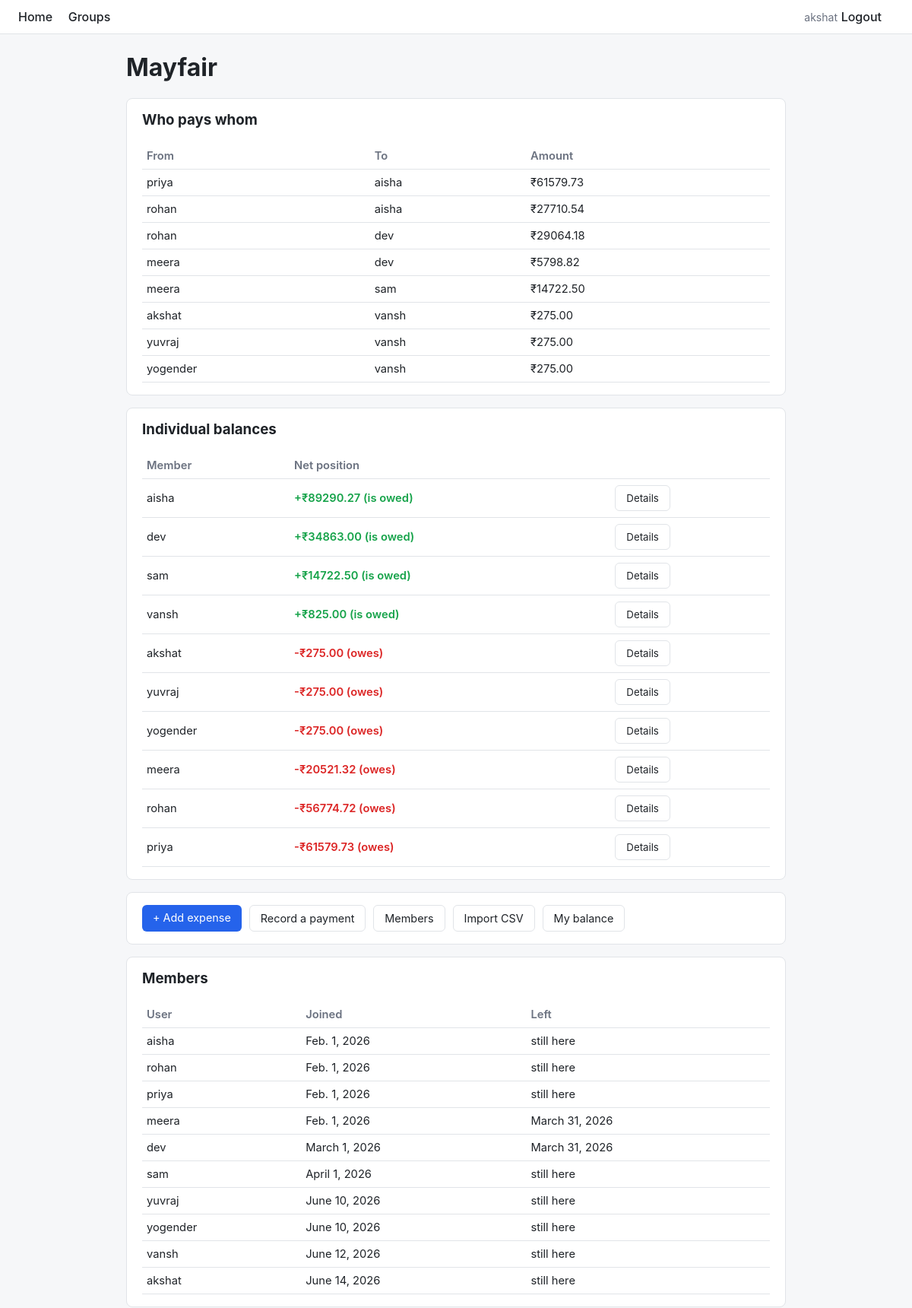
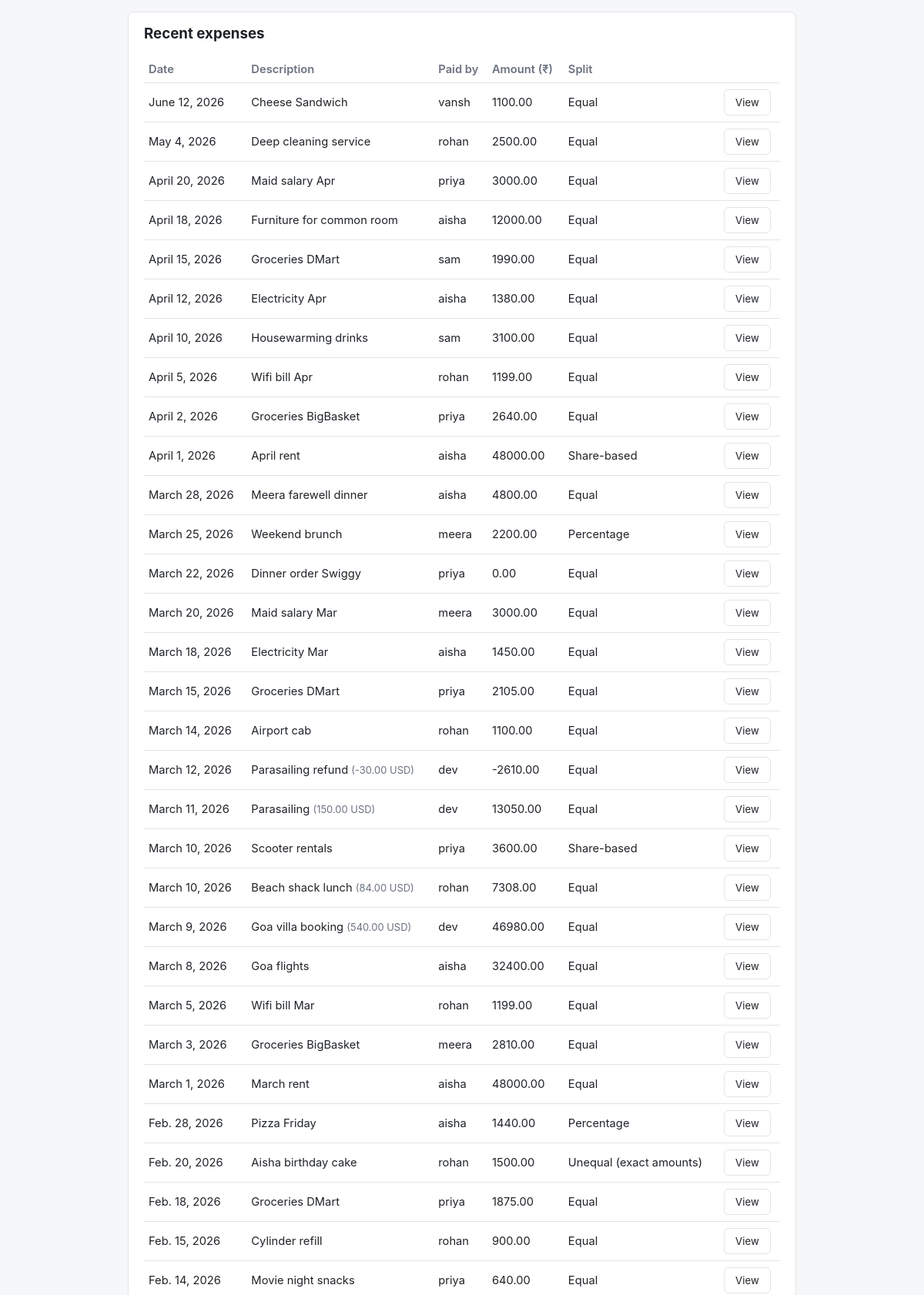
Page /groups/1/ (signed in, upper part) on the committed database (2 pictures, top to bottom).
### expenses/models.py (models this page shows, shortened)
class Group(models.Model):
    name = models.CharField(max_length=120)
    created_by = models.ForeignKey(User, on_delete=models.CASCADE, related_name='groups_created')
    created_at = models.DateTimeField(auto_now_add=True)

class GroupMembership(models.Model):
    group = models.ForeignKey(Group, on_delete=models.CASCADE, related_name='memberships')
    user = models.ForeignKey(User, on_delete=models.CASCADE, related_name='group_memberships')
    joined_on = models.DateField()
    left_on = models.DateField(null=True, blank=True)
    class Meta:
        unique_together = ('group', 'user', 'joined_on')

class Expense(models.Model):
    group = models.ForeignKey(Group, on_delete=models.CASCADE, related_name='expenses')
    description = models.CharField(max_length=255)
    paid_by = models.ForeignKey(User, on_delete=models.CASCADE, related_name='expenses_paid')
    date = models.DateField()
    split_type = models.CharField(max_length=20, choices=SPLIT_TYPE_CHOICES, default='equal')
    amount_inr = models.DecimalField(max_digits=12, decimal_places=2)
    original_amount = models.DecimalField(max_digits=12, decimal_places=2)
    original_currency = models.CharField(max_length=10, default='INR')
    fx_rate_to_inr = models.DecimalField(max_digits=10, decimal_places=4, default=1)
    notes = models.TextField(blank=True, default='')
    created_by = models.ForeignKey(User, on_delete=models.SET_NULL, null=True, related_name='expenses_created')
    created_at = models.DateTimeField(auto_now_add=True)
    is_refund = models.BooleanField(default=False)
    source_import_row = models.ForeignKey(
        'ImportRow', on_delete=models.SET_NULL, null=True, blank=True, related_name='created_expenses'
    )

### expenses/views.py (the view)
# urls.py: path('groups/<int:pk>/', views.group_detail, name='group_detail'),
@login_required
def group_detail(request, pk):
    group = get_object_or_404(Group, pk=pk)
    summary = get_group_balance_summary(group)
    memberships = group.memberships.select_related('user').order_by('joined_on')
    expenses = Expense.objects.filter(group=group).select_related('paid_by').prefetch_related('shares__user').order_by('-date', '-id')[:50]
    settlements = Settlement.objects.filter(group=group).select_related('paid_by', 'paid_to').order_by('-date')[:20]
    return render(request, 'expenses/group_detail.html', {
        'group': group,
        'summary': summary,
        'memberships': memberships,
        'expenses': expenses,
        'settlements': settlements,
    })

### expenses/balances.py (called while the page is built)
def compute_group_balances(group):
    net = defaultdict(Decimal)
    expenses = Expense.objects.filter(group=group).prefetch_related('shares__user', 'paid_by')
    for expense in expenses:
        net[expense.paid_by_id] += expense.amount_inr
        for share in expense.shares.all():
            net[share.user_id] -= share.share_amount_inr
    settlements = Settlement.objects.filter(group=group)
    for settlement in settlements:
        net[settlement.paid_by_id] += settlement.amount_inr
        net[settlement.paid_to_id] -= settlement.amount_inr
    return net

def get_group_balance_summary(group):
    from django.contrib.auth.models import User
    net = compute_group_balances(group)
    member_ids = set(net.keys())
    users_by_id = {u.id: u for u in User.objects.filter(id__in=member_ids)}
    member_balances = []
    for user_id, amount in net.items():
        amount = amount.quantize(Decimal('0.01'))
        if amount == Decimal('0.00'):
            continue
        member_balances.append({
            'user': users_by_id.get(user_id),
            'net': amount,
        })
    member_balances.sort(key=lambda x: -x['net'])
    transactions = simplify_debts(net, users_by_id)
    return {
        'member_balances': member_balances,
        'transactions': transactions,
    }

### expenses/templates/expenses/group_detail.html (shortened to what this page needs)
{% extends "base.html" %}
{% block content %}
<h1>{{ group.name }}</h1>
<div class="card">
    <h3>Who pays whom</h3>
    {% if summary.transactions %}
        <table>
            <tr><th>From</th><th>To</th><th>Amount</th></tr>
            {% for t in summary.transactions %}
            <tr>
                <td>{{ t.from_user.username }}</td>
                <td>{{ t.to_user.username }}</td>
                <td>₹{{ t.amount }}</td>
            </tr>
            {% endfor %}
        </table>
    {% else %}
        <p class="muted">Everyone is settled up.</p>
    {% endif %}
</div>
<div class="card">
    <h3>Individual balances</h3>
    <table>
        <tr><th>Member</th><th>Net position</th><th></th></tr>
        {% for mb in summary.member_balances %}
        <tr>
            <td>{{ mb.user.username }}</td>
            <td>
                {% if mb.net > 0 %}
                    <span class="positive">+₹{{ mb.net }} (is owed)</span>
                {% else %}
                    <span class="negative">-₹{{ mb.net|floatformat:2|cut:"-" }} (owes)</span>
                {% endif %}
            </td>
            <td><a class="btn secondary" href="{% url 'expenses:balance_detail' group.pk %}?user={{ mb.user.id }}">Details</a></td>
        </tr>
        {% endfor %}
    </table>
</div>
<div class="card">
    <div style="display:flex; gap:10px; flex-wrap:wrap;">
        <a class="btn" href="{% url 'expenses:expense_create' group.pk %}">+ Add expense</a>
        <a class="btn secondary" href="{% url 'expenses:settlement_create' group.pk %}">Record a payment</a>
        <a class="btn secondary" href="{% url 'expenses:group_members' group.pk %}">Members</a>
        <a class="btn secondary" href="{% url 'expenses:import_csv' group.pk %}">Import CSV</a>
        <a class="btn secondary" href="{% url 'expenses:balance_detail' group.pk %}">My balance</a>
    </div>
</div>
<div class="card">
    <h3>Members</h3>
    <table>
        <tr><th>User</th><th>Joined</th><th>Left</th></tr>
        {% for m in memberships %}
        <tr>
            <td>{{ m.user.username }}</td>
            <td>{{ m.joined_on }}</td>
            <td>{{ m.left_on|default:"still here" }}</td>
        </tr>
        {% endfor %}
    </table>
</div>
<div class="card">
    <h3>Recent expenses</h3>
    <table>
        <tr><th>Date</th><th>Description</th><th>Paid by</th><th>Amount (₹)</th><th>Split</th><th></th></tr>
        {% for e in expenses %}
        <tr>
            <td>{{ e.date }}</td>
            <td>{{ e.description }}{% if e.original_currency != "INR" %} <span class="muted">({{ e.original_amount }} {{ e.original_currency }})</span>{% endif %}</td>
            <td>{{ e.paid_by.username }}</td>
            <td>{{ e.amount_inr }}</td>
            <td>{{ e.get_split_type_display }}</td>
            <td><a class="btn secondary" href="{% url 'expenses:expense_detail' group.pk e.id %}">View</a></td>
        </tr>
        {% endfor %}
    </table>
</div>
{% endblock %}

### templates/base.html (shortened to what this page needs)
<!DOCTYPE html>
<html lang="en">
<head>
</head>
<body>
<nav>
    <div>
        <a href="{% url 'expenses:dashboard' %}">Home</a>
        {% if user.is_authenticated %}
            <a href="{% url 'expenses:group_list' %}">Groups</a>
        {% endif %}
    </div>
    <div>
        {% if user.is_authenticated %}
            <span class="muted">{{ user.username }}</span>
            <a href="{% url 'accounts:logout' %}">Logout</a>
        {% else %}
            <a href="{% url 'accounts:login' %}">Login</a>
            <a href="{% url 'accounts:signup' %}">Sign up</a>
        {% endif %}
    </div>
</nav>
<div class="container">
    {% block content %}{% endblock %}
</div>
</body>
</html>

### templates/base.html (style rules this page uses)
:root { --bg: #f6f7f9; --card: #ffffff; --border: #e1e4e8; --text: #1f2328; --muted: #6b7280; --primary: #2563eb; --green: #16a34a; --red: #dc2626; --orange: #d97706; }
* { box-sizing: border-box; }
body { font-family: -apple-system, Segoe UI, Roboto, Helvetica, Arial, sans-serif; background: var(--bg); color: var(--text); margin: 0; }
nav { background: var(--card); border-bottom: 1px solid var(--border); padding: 12px 24px; display: flex; justify-content: space-between; align-items: center; }
nav a { color: var(--text); text-decoration: none; margin-right: 16px; font-weight: 500; }
.container { max-width: 900px; margin: 24px auto; padding: 0 16px; }
.card { background: var(--card); border: 1px solid var(--border); border-radius: 8px; padding: 16px 20px; margin-bottom: 16px; }
h1, h2, h3 { margin-top: 0; }
table { width: 100%; border-collapse: collapse; }
th, td { text-align: left; padding: 8px 6px; border-bottom: 1px solid var(--border); font-size: 0.92em; }
th { color: var(--muted); font-weight: 600; }
.btn { display: inline-block; background: var(--primary); color: white; border: none; padding: 8px 14px; border-radius: 6px; text-decoration: none; font-size: 0.9em; cursor: pointer; }
.btn.secondary { background: var(--card); color: var(--text); border: 1px solid var(--border); }
.positive { color: var(--green); font-weight: 600; }
.negative { color: var(--red); font-weight: 600; }
.muted { color: var(--muted); font-size: 0.88em; }

### rows in the picture
Group: name "Mayfair"
GroupMembership: user.username "aisha", joined_on "Feb. 1, 2026", left_on "still here"
GroupMembership: user.username "rohan", joined_on "Feb. 1, 2026", left_on "still here"
GroupMembership: user.username "priya", joined_on "Feb. 1, 2026", left_on "still here"
GroupMembership: user.username "meera", joined_on "Feb. 1, 2026", left_on "March 31, 2026"
GroupMembership: user.username "dev", joined_on "March 1, 2026", left_on "March 31, 2026"
GroupMembership: user.username "sam", joined_on "April 1, 2026", left_on "still here"
GroupMembership: user.username "yuvraj", joined_on "June 10, 2026", left_on "still here"
GroupMembership: user.username "yogender", joined_on "June 10, 2026", left_on "still here"
GroupMembership: user.username "vansh", joined_on "June 12, 2026", left_on "still here"
GroupMembership: user.username "akshat", joined_on "June 14, 2026", left_on "still here"
Expense: date "June 12, 2026", description "Cheese Sandwich", paid_by.username "vansh", amount_inr "1100.00", split_type "Equal"
Expense: date "May 4, 2026", description "Deep cleaning service", paid_by.username "rohan", amount_inr "2500.00", split_type "Equal"
Expense: date "April 20, 2026", description "Maid salary Apr", paid_by.username "priya", amount_inr "3000.00", split_type "Equal"
Expense: date "April 18, 2026", description "Furniture for common room", paid_by.username "aisha", amount_inr "12000.00", split_type "Equal"
Expense: date "April 15, 2026", description "Groceries DMart", paid_by.username "sam", amount_inr "1990.00", split_type "Equal"
Expense: date "April 12, 2026", description "Electricity Apr", paid_by.username "aisha", amount_inr "1380.00", split_type "Equal"
Expense: date "April 10, 2026", description "Housewarming drinks", paid_by.username "sam", amount_inr "3100.00", split_type "Equal"
Expense: date "April 5, 2026", description "Wifi bill Apr", paid_by.username "rohan", amount_inr "1199.00", split_type "Equal"
Expense: date "April 2, 2026", description "Groceries BigBasket", paid_by.username "priya", amount_inr "2640.00", split_type "Equal"
Expense: date "April 1, 2026", description "April rent", paid_by.username "aisha", amount_inr "48000.00", split_type "Share-based"
Expense: date "March 28, 2026", description "Meera farewell dinner", paid_by.username "aisha", amount_inr "4800.00", split_type "Equal"
Expense: date "March 25, 2026", description "Weekend brunch", paid_by.username "meera", amount_inr "2200.00", split_type "Percentage"
Expense: date "March 22, 2026", description "Dinner order Swiggy", paid_by.username "priya", amount_inr "0.00", split_type "Equal"
Expense: date "March 20, 2026", description "Maid salary Mar", paid_by.username "meera", amount_inr "3000.00", split_type "Equal"
Expense: date "March 18, 2026", description "Electricity Mar", paid_by.username "aisha", amount_inr "1450.00", split_type "Equal"
Expense: date "March 15, 2026", description "Groceries DMart", paid_by.username "priya", amount_inr "2105.00", split_type "Equal"
Expense: date "March 14, 2026", description "Airport cab", paid_by.username "rohan", amount_inr "1100.00", split_type "Equal"
Expense: date "March 12, 2026", description "Parasailing refund", original_amount "-30.00", original_currency "USD", paid_by.username "dev", amount_inr "-2610.00", split_type "Equal"
Expense: date "March 11, 2026", description "Parasailing", original_amount "150.00", original_currency "USD", paid_by.username "dev", amount_inr "13050.00", split_type "Equal"
Expense: date "March 10, 2026", description "Scooter rentals", paid_by.username "priya", amount_inr "3600.00", split_type "Share-based"
Expense: date "March 10, 2026", description "Beach shack lunch", original_amount "84.00", original_currency "USD", paid_by.username "rohan", amount_inr "7308.00", split_type "Equal"
Expense: date "March 9, 2026", description "Goa villa booking", original_amount "540.00", original_currency "USD", paid_by.username "dev", amount_inr "46980.00", split_type "Equal"
Expense: date "March 8, 2026", description "Goa flights", paid_by.username "aisha", amount_inr "32400.00", split_type "Equal"
Expense: date "March 5, 2026", description "Wifi bill Mar", paid_by.username "rohan", amount_inr "1199.00", split_type "Equal"
Expense: date "March 3, 2026", description "Groceries BigBasket", paid_by.username "meera", amount_inr "2810.00", split_type "Equal"
Expense: date "March 1, 2026", description "March rent", paid_by.username "aisha", amount_inr "48000.00", split_type "Equal"
Expense: date "Feb. 28, 2026", description "Pizza Friday", paid_by.username "aisha", amount_inr "1440.00", split_type "Percentage"
Expense: date "Feb. 20, 2026", description "Aisha birthday cake", paid_by.username "rohan", amount_inr "1500.00", split_type "Unequal (exact amounts)"
Expense: date "Feb. 18, 2026", description "Groceries DMart", paid_by.username "priya", amount_inr "1875.00", split_type "Equal"
Expense: date "Feb. 15, 2026", description "Cylinder refill", paid_by.username "rohan", amount_inr "900.00", split_type "Equal"
Expense: date "Feb. 14, 2026", description "Movie night snacks", paid_by.username "priya", amount_inr "640.00", split_type "Equal"

### other values in the picture
{{ user.username }} "akshat"
{{ t.from_user.username }} "priya"
{{ t.to_user.username }} "aisha"
{{ t.amount }} "61579.73"
{{ t.from_user.username }} "rohan"
{{ t.amount }} "27710.54"
{{ t.to_user.username }} "dev"
{{ t.amount }} "29064.18"
{{ t.from_user.username }} "meera"
{{ t.amount }} "5798.82"
{{ t.to_user.username }} "sam"
{{ t.amount }} "14722.50"
{{ t.from_user.username }} "akshat"
{{ t.to_user.username }} "vansh"
{{ t.amount }} "275.00"
